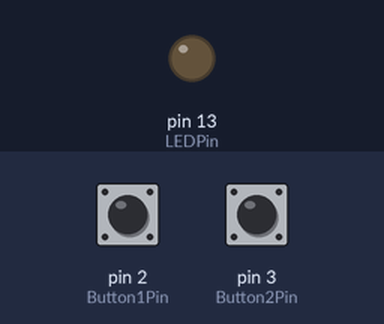
This sketch was run on a simulated Arduino Uno, built with avr-gcc and run on an emulated ATmega328P. Shown: output pins drawn as LEDs (lit = HIGH). The test bench sets the inputs (shaded band); at power-on: pin 2 (Button1Pin) HIGH, pin 3 (Button2Pin) HIGH.

Above: at 1.2 s.
1.3 s: pin 2 (Button1Pin) pulled LOW for 0.15 s
At 1.37 s:
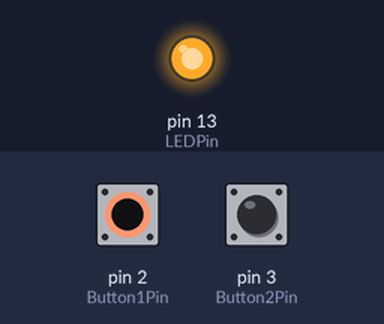
2.9 s: pin 2 (Button1Pin) pulled LOW for 3.2 s
At 7.3 s:
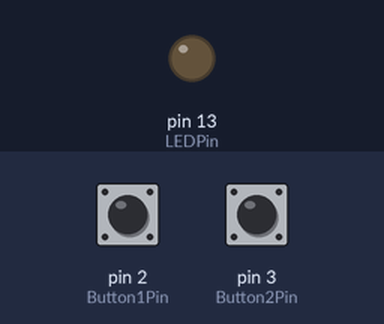
7.6 s: pin 3 (Button2Pin) pulled LOW for 3.2 s
At 8.7 s:
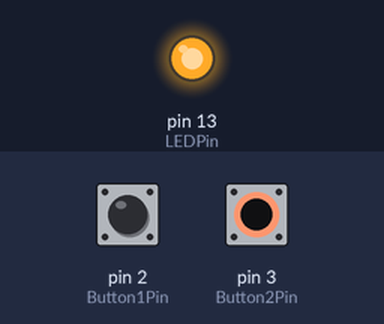
Timing chart, 0 to 12.3 s (numbered marks = the images above; inputs shaded):
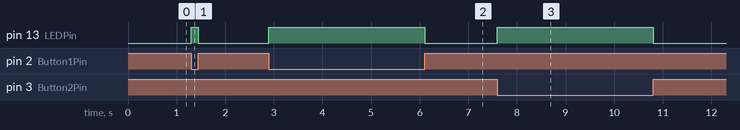

The sketch:

PushButtons.ino
```cpp
const int Button1Pin = 2;
const int Button2Pin = 3;
const int LEDPin = 13;


void setup(){
   pinMode(Button1Pin, INPUT);
   pinMode(Button2Pin, INPUT);
   pinMode(LEDPin, OUTPUT);
}

void loop(){
  int Button1State = digitalRead(Button1Pin);
  int Button2State = digitalRead(Button2Pin);

  bool Button1Off = Button1State == LOW;
  bool Button2Off = Button2State == LOW;
  bool EitherButtonOff = Button1Off || Button2Off;
  bool BothButtonsOff = Button1Off && Button2Off;

  if(EitherButtonOff && !BothButtonsOff){
    digitalWrite(LEDPin,HIGH);
  }else{
    digitalWrite(LEDPin, LOW);
  }
}
```

Measured:
- after the input at 1.3 s, pin 13 (LEDPin): LOW → HIGH at once, → LOW 0.15 s later
- after the input at 2.9 s, pin 13 (LEDPin): LOW → HIGH at once, → LOW 3.2 s later
- after the input at 7.6 s, pin 13 (LEDPin): LOW → HIGH at once, → LOW 3.2 s later
